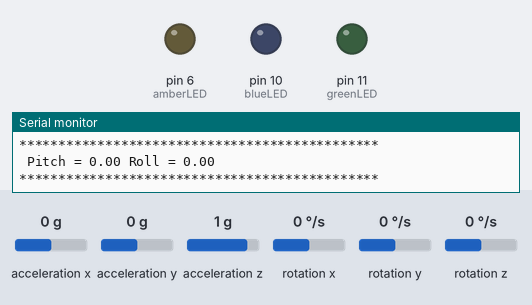
The sketch below on a simulated Arduino Uno, built with avr-gcc and run on an emulated ATmega328P. On the bench: output pins drawn as LEDs (lit = HIGH), the last lines printed to the serial monitor. The inputs (shaded band) are chosen by the test bench; at power-on: acceleration x 0 g, acceleration y 0 g, acceleration z 1 g, rotation x 0 °/s, rotation y 0 °/s, rotation z 0 °/s.

Above: at 1.2 s.
1.3 s: acceleration x set to -1.4 g
At 1.9 s:
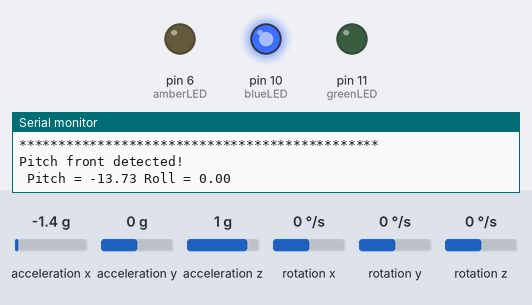
2.8 s: acceleration y set to -1.4 g
At 3.5 s:
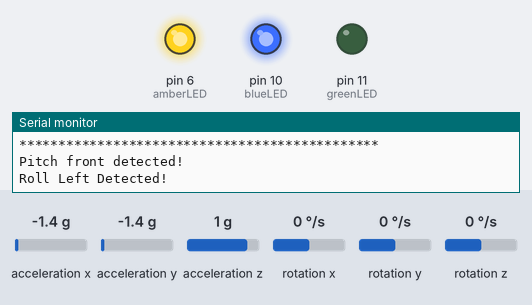
4.3 s: acceleration x set to 0 g
At 5.5 s:
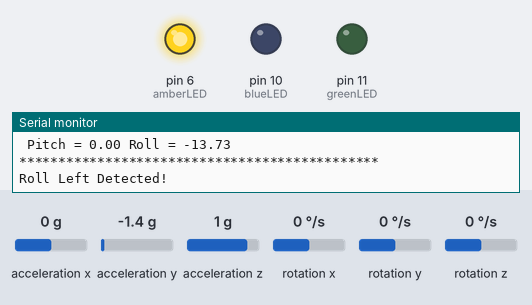
5.8 s: acceleration x set to -0.8 g
At 7.0 s:
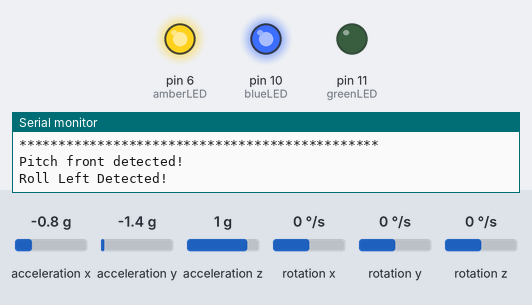
7.3 s: acceleration y set to 0 g
At 8.0 s:
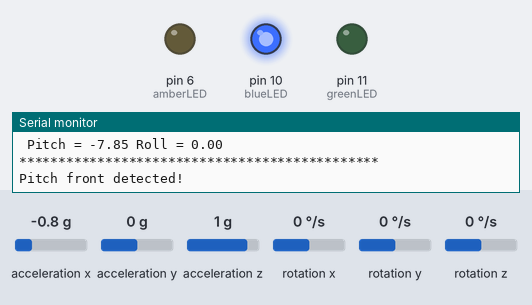
Timing chart, 0 to 9.8 s (numbered marks = the images above; inputs shaded):
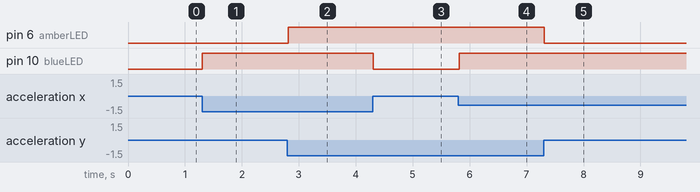

The sketch:

MPU6050-02.ino
```cpp
#include <Wire.h>
#include <MPU6050.h>

MPU6050 mpu;

int amberLED=6;
int blueLED=10;
int greenLED=11;

void setup(){
  pinMode(amberLED, OUTPUT);
  pinMode(blueLED, OUTPUT);
  pinMode(greenLED, OUTPUT);

  Serial.begin(115200);
  Serial.println("Initialize MPU6050");

  while(!mpu.begin(MPU6050_SCALE_2000DPS, MPU6050_RANGE_2G)){
    Serial.println("Could not find a valid MPU6050 sensor, check wiring!");
    delay(500);
  }
}

void loop(){
  // Read normalized values
  Vector normAccel = mpu.readNormalizeAccel();

  float pitch = normAccel.XAxis;
  float roll = normAccel.YAxis;

  // Output
  Serial.print(" Pitch = ");
  Serial.print(pitch);
  Serial.print(" Roll = ");
  Serial.print(roll);

  Serial.println();
  Serial.println("**********************************************");

/*
 * PITCH FRONT DETECTION INDICATION
 */
  if(pitch<0.00){
    Serial.println("Pitch front detected!");
    digitalWrite(blueLED, HIGH);
  }

/*
 * PITCH FRONT DETECTION INDICATION
 */
  else if(pitch>0.90){
    Serial.println("Pitch back detected!");
    digitalWrite(blueLED, HIGH);
  }else{
    digitalWrite(blueLED, LOW);
  }


  /*
 * ROLL DETECTION INDICATION
 */

  if(roll>0.60){
    Serial.println("Roll Right Detected!");
    digitalWrite(amberLED, HIGH);
  }

  else if(roll<0.00){
    Serial.println("Roll Left Detected!");
    digitalWrite(amberLED, HIGH);
  }else{
    digitalWrite(amberLED, LOW);
  }

/*
 * STABILITY INDICATION
 */

  if((pitch>0.00 && pitch<0.90) && (roll>0 && roll<0.60)){
    Serial.println("No Pitch and No Roll");
    digitalWrite(greenLED, HIGH);
  }else{
    digitalWrite(greenLED, LOW);
  }
  delay(10);
}
```

Measured:
- after the input at 1.3 s, pin 10 (blueLED): LOW → HIGH at once
- after the input at 2.8 s, pin 6 (amberLED): LOW → HIGH at once
- after the input at 4.3 s, pin 10 (blueLED): HIGH → LOW at once
- after the input at 5.8 s, pin 10 (blueLED): LOW → HIGH at once
- after the input at 7.3 s, pin 6 (amberLED): HIGH → LOW at once
